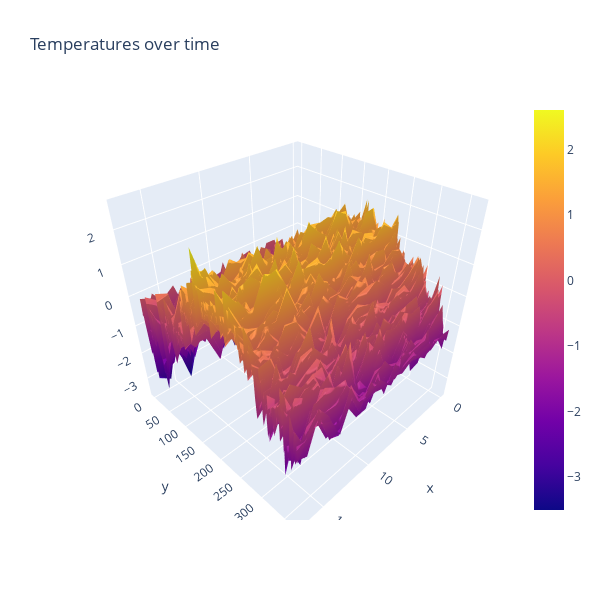

Write notebook code for a chart like this one.
### Code cell
#Plot ALL weather data for all stations for a year 

#X = weather station
#Y = day of the year
#Z = temperature

#you can click/hold in the graph below to rotate!

fig = go.Figure(data=[go.Surface(z=no_year1.values)])
fig.update_layout(title='Temperatures over time', autosize=False,
                  width=600, height=600)
fig.show()

### Figure 1 — Plotly figure (JSON) as saved in the notebook; plotly's stock layout.template omitted (floating-point values rounded to 4 significant figures; data arrays with more than 128 entries replaced by an {"elided": "..."} marker saying what was removed)
{"data": [{"type": "surface", "z": {"elided": "366x18 float values"}}], "layout": {"autosize": false, "height": 600, "scene": {"aspectmode": "auto", "aspectratio": {"x": 1, "y": 1, "z": 1}}, "title": {"text": "Temperatures over time"}, "width": 600}}
